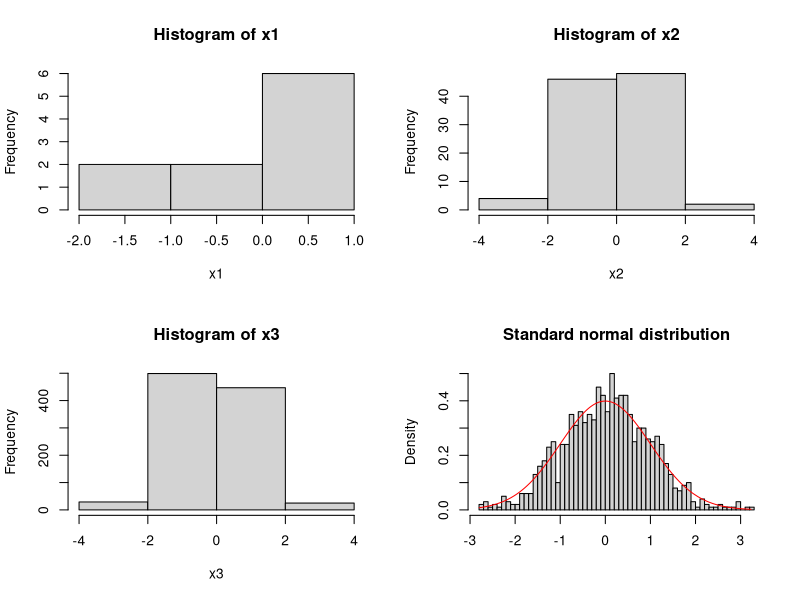
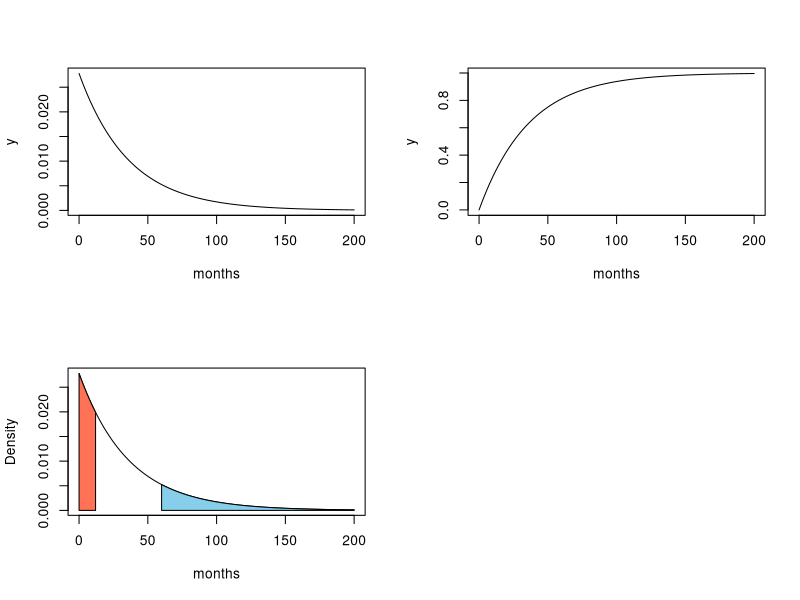

Source code (R) for these figures, in order:
## ---- chunk 1
op_eval=TRUE
op_echo=TRUE
## ---- chunk 2
par(mfrow=c(2,2))
## Random sample of size n=10 of N(0,1)-Distribution
x1 = rnorm(n = 10, mean = 0, sd = 1)	
hist(x1, breaks=3)
## Random sample of size n=100 of N(0,1)-Distribution
x2 = rnorm(n = 100, mean = 0, sd = 1)	
hist(x2, breaks=3)
## Random sample of size n=1000 of N(0,1)-Distribution
x3 = rnorm(n = 1000, mean = 0, sd = 1)	
hist(x3, breaks = 3)
## ---- chunk 3
x3 = rnorm(n = 1000, mean = 0, sd = 1)
hist(x3, breaks = 50,probability=TRUE,xlab =NA, main='Standard normal distribution')
lines(sort(x3),dnorm(sort(x3)),col='red')
## ---- chunk 4
x = seq(0, 200, length.out = 100)
y = dexp(x, rate = 1/36)
plot(x, y, type = "l", xlab = "months")
## ---- chunk 5
x = seq(0, 200, length.out = 100)
y = pexp(x, rate = 1/36)
plot(x, y, type = "l", xlab = "months")
## ---- chunk 6
pexp(q=12, rate=1/36)
## ---- chunk 7
1 - pexp(q=60, rate=1/36) # equal to pexp(q=60, rate=1/36, lower.tail = FALSE) 
## ---- chunk 8
curve(dexp(x,rate=1/36),from=0,to=200,xlab="months",ylab='Density')
cord.x<-c(60,seq(60,200,0.1),200)
cord.y<-c(0,dexp(seq(60,200,0.1),rate=1/36),0)
polygon(cord.x,cord.y,col='skyblue')

cord.x<-c(0,seq(0,12,0.1),12)
cord.y<-c(0,dexp(seq(0,12,0.1),rate=1/36),0)
polygon(cord.x,cord.y,col='coral1')
## ---- chunk 9
pbinom(1, 10, prob=0.7)
pbinom(q=4, size=10, prob=0.7)
pbinom(q=8, size=10, prob=0.7)
pbinom(q=c(1, 4, 8), size=10, prob=0.7)
## ---- chunk 10
dbinom(x=1, size=10, prob=0.7)
dbinom(x=4, size=10, prob=0.7)
dbinom(x=8, size=10, prob=0.7)
dbinom(x=c(1, 4, 8), size=10, prob=0.7)
